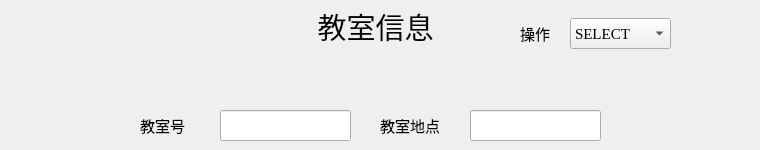
    <widget class="QWidget" name="page_classroom">
     <widget class="QLineEdit" name="lineEdit_raddr">
      <property name="geometry">
       <rect>
        <x>470</x>
        <y>110</y>
        <width>131</width>
        <height>31</height>
       </rect>
      </property>
     </widget>
     <widget class="QLineEdit" name="lineEdit_rid">
      <property name="geometry">
       <rect>
        <x>220</x>
        <y>110</y>
        <width>131</width>
        <height>31</height>
       </rect>
      </property>
     </widget>
     <widget class="QLabel" name="label_rid">
      <property name="geometry">
       <rect>
        <x>140</x>
        <y>110</y>
        <width>61</width>
        <height>31</height>
       </rect>
      </property>
      <property name="font">
       <font>
        <family>Microsoft YaHei UI</family>
        <pointsize>11</pointsize>
       </font>
      </property>
      <property name="text">
       <string>教室号</string>
      </property>
     </widget>
     <widget class="QLabel" name="label_raddr">
      <property name="geometry">
       <rect>
        <x>380</x>
        <y>110</y>
        <width>81</width>
        <height>31</height>
       </rect>
      </property>
      <property name="font">
       <font>
        <family>Microsoft YaHei UI</family>
        <pointsize>11</pointsize>
       </font>
      </property>
      <property name="text">
       <string>教室地点</string>
      </property>
     </widget>
     <widget class="QLabel" name="label_classroom">
      <property name="geometry">
       <rect>
        <x>0</x>
        <y>6</y>
        <width>751</width>
        <height>41</height>
       </rect>
      </property>
      <property name="font">
       <font>
        <family>Microsoft YaHei UI</family>
        <pointsize>22</pointsize>
        <weight>50</weight>
        <bold>false</bold>
       </font>
      </property>
      <property name="text">
       <string>教室信息</string>
      </property>
      <property name="alignment">
       <set>Qt::AlignCenter</set>
      </property>
     </widget>
     <widget class="QLabel" name="label_classroom_combo">
      <property name="geometry">
       <rect>
        <x>520</x>
        <y>23</y>
        <width>41</width>
        <height>21</height>
       </rect>
      </property>
      <property name="font">
       <font>
        <family>Microsoft YaHei UI</family>
        <pointsize>11</pointsize>
       </font>
      </property>
      <property name="text">
       <string>操作</string>
      </property>
     </widget>
     <widget class="QComboBox" name="comboBox_classroom">
      <property name="geometry">
       <rect>
        <x>570</x>
        <y>18</y>
        <width>101</width>
        <height>31</height>
       </rect>
      </property>
      <property name="font">
       <font>
        <family>Times New Roman</family>
        <pointsize>11</pointsize>
       </font>
      </property>
      <item>
       <property name="text">
        <string>SELECT</string>
       </property>
      </item>
      <item>
       <property name="text">
        <string>INSERT</string>
       </property>
      </item>
      <item>
       <property name="text">
        <string>DELETE</string>
       </property>
      </item>
     </widget>
    </widget>
